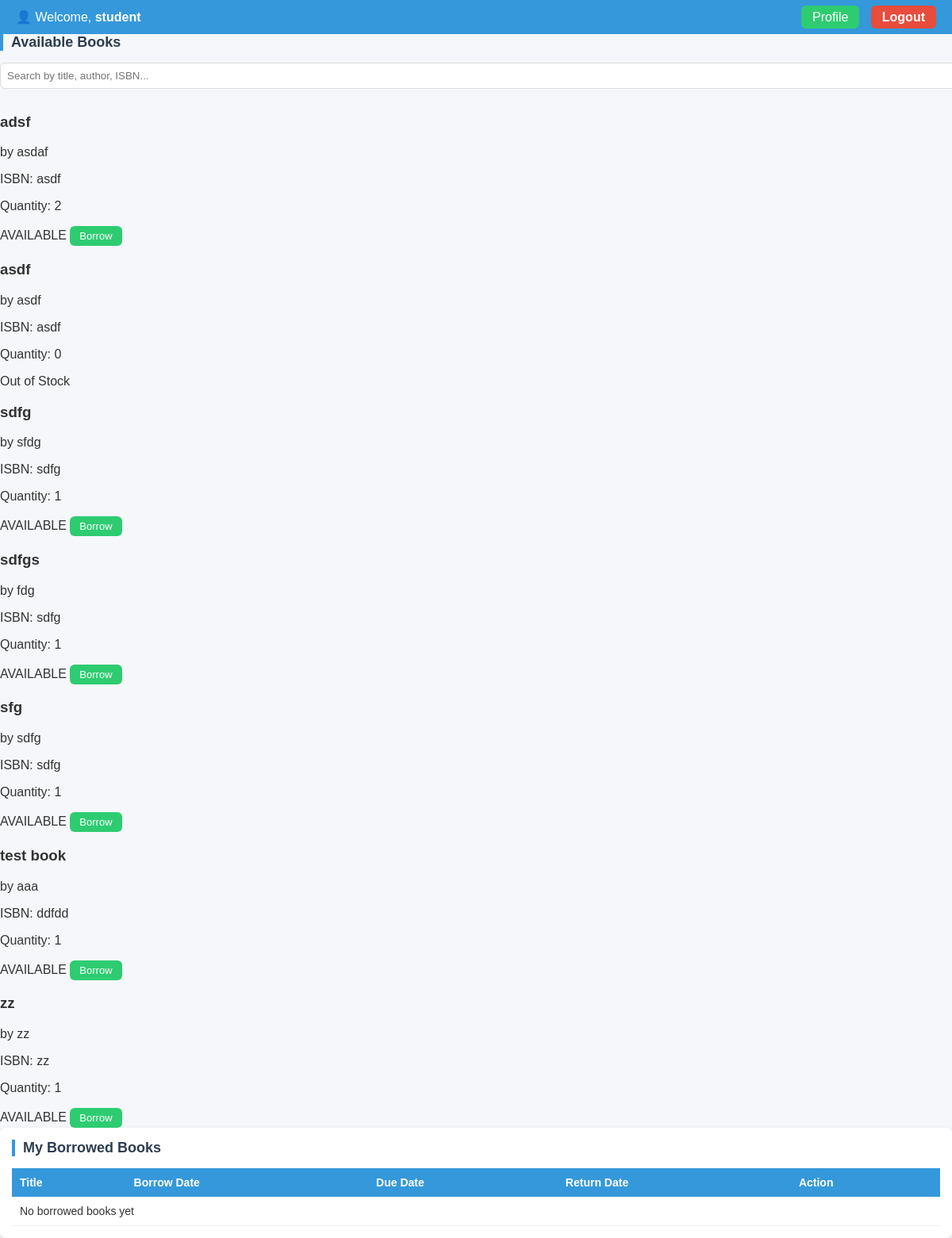
Page /View/student.php (signed in) on the committed database.
### tables this page shows
CREATE TABLE `users` (
  `id` int(11) NOT NULL,
  `full_name` varchar(128) NOT NULL,
  `username` varchar(255) NOT NULL,
  `email` varchar(255) NOT NULL,
  `password` varchar(255) NOT NULL,
  `role` varchar(50) NOT NULL,
  `reset_token` varchar(255) DEFAULT NULL,
  `token_expire` datetime DEFAULT NULL
);

CREATE TABLE `books` (
  `id` int(11) NOT NULL,
  `title` varchar(255) NOT NULL,
  `author` varchar(255) NOT NULL,
  `isbn` varchar(50) NOT NULL,
  `summary` text NOT NULL,
  `quantity` int(11) NOT NULL DEFAULT 1
);

### View/student.php (the view, shortened to what this page needs)
<?php
require_once("../Model/database.php");
$student_id = $_SESSION['user_id'];
$sqlUser = "SELECT full_name FROM users WHERE id = $student_id";
$userResult = $conn->query($sqlUser);
$user = $userResult->fetch_assoc();
$student_name = $user['full_name'];
?>
<!DOCTYPE html>
<html lang="en">
<head>
    <link rel="stylesheet" href="student.css">
</head>
<body>
    <div class="profile-bar">
        <div class="profile-info">
            👤 Welcome, <b><?php echo htmlspecialchars($student_name); ?></b>
        </div>
        <div>
            <a href="profile.php" class="profile-btn">Profile</a>
            <a href="../Controller/logout.php" class="logout-btn">Logout</a>
        </div>
    </div>
    <div class="available_book">
        <h2>Available Books</h2>
        <input type="text" id="searchInput" onkeyup="searchBooks()" placeholder="Search by title, author, ISBN...">
        <div class="book-container">
            <?php
            $sql = "SELECT * FROM books ORDER BY title ASC";
            $result = $conn->query($sql);
            if ($result->num_rows > 0) {
                while($row = $result->fetch_assoc()) {
                    echo "<div class='book-card'>
                            <h3 class='book-title'>{$row['title']}</h3>
                            <p class='book-author'>by {$row['author']}</p>
                            <p class='book-isbn'>ISBN: {$row['isbn']}</p>
                            <p class='book-qty'>Quantity: {$row['quantity']}</p>";
                    if ($row['quantity'] > 0) {
                        echo "<form action='../Controller/borrow_book.php' method='POST'>
                                <input type='hidden' name='book_id' value='{$row['id']}'>
                                <span class='status available'>AVAILABLE</span>
                                <button type='submit' class='request-btn'>Borrow</button>
                              </form>";
                    } else {
                        echo "<span class='status not-available'>Out of Stock</span>";
                    }
                    echo "</div>";
                }
            }
            ?>
        </div>
    </div>
    <div class="table-box">
        <h2>My Borrowed Books</h2>
        <table>
            <thead>
                <tr>
                    <th>Title</th>
                    <th>Borrow Date</th>
                    <th>Due Date</th>
                    <th>Return Date</th>
                    <th>Action</th>
                </tr>
            </thead>
            <tbody>
                <?php
                $sql = "SELECT bb.*, b.title
                        FROM borrowed_books bb
                        JOIN books b ON bb.book_id = b.id
                        WHERE bb.student_id = $student_id
                        ORDER BY bb.borrow_date DESC";
                $result = $conn->query($sql);
                if ($result->num_rows > 0) {
                    while($row = $result->fetch_assoc()) {
                        $rowClass = '';
                        if (is_null($row['return_date']) && strtotime($row['due_date']) < time()) {
                            $rowClass = "class='overdue'";
                        }
                        echo "<tr $rowClass>
                                <td>{$row['title']}</td>
                                <td>{$row['borrow_date']}</td>
                                <td>{$row['due_date']}</td>
                                <td>".($row['return_date'] ?? 'Not Returned')."</td>
                                <td>";
                        if (is_null($row['return_date'])) {
                            echo "<form action='../Controller/return_book.php' method='POST'>
                                    <input type='hidden' name='borrow_id' value='{$row['id']}'>
                                    <input type='hidden' name='book_id' value='{$row['book_id']}'>
                                    <button type='submit'>Return</button>
                                  </form>";
                        } else {
                            echo "✔ Returned";
                        }
                        echo "</td></tr>";
                    }
                } else {
                    echo "<tr><td colspan='5'>No borrowed books yet</td></tr>";
                }
                ?>
            </tbody>
        </table>
    </div>
</body>
</html>

### View/student.css (style rules this page uses)
body { font-family: Arial, sans-serif; background: #f5f7fa; margin: 0; padding: 0; color: #333; }
.profile-btn { background: #2ecc71; color: white; padding: 6px 14px; border-radius: 6px; text-decoration: none; margin-right: 10px; transition: 0.3s; }
.profile-bar { background: #3498db; color: #fff; padding: 12px 20px; display: flex; justify-content: space-between; align-items: center; }
.logout-btn { background: #e74c3c; color: white; padding: 6px 14px; border-radius: 6px; text-decoration: none; font-weight: bold; transition: 0.3s; }
.table-box { flex: 1; background: #fff; border-radius: 8px; padding: 15px; box-shadow: 0 2px 6px rgba(0,0,0,0.1); overflow-x: auto; }
h2 { margin: 0 0 15px; color: #2c3e50; font-size: 18px; border-left: 4px solid #3498db; padding-left: 10px; }
#searchInput { width: 100%; padding: 8px; margin-bottom: 12px; border: 1px solid #ddd; border-radius: 6px; }
table { width: 100%; border-collapse: collapse; font-size: 14px; }
thead { background: #3498db; color: #fff; }
thead th { padding: 10px; text-align: left; }
tbody td { padding: 10px; border-bottom: 1px solid #eee; }
button { padding: 5px 12px; background: #2ecc71; color: #fff; border: none; border-radius: 6px; cursor: pointer; font-size: 13px; transition: 0.3s; }

### rows in the picture
users: full_name "student"
books: title "adsf", author "asdaf", isbn "asdf", quantity "2"
books: title "asdf", author "asdf", isbn "asdf", quantity "0", shows "Out of Stock"
books: title "sdfg", author "sfdg", isbn "sdfg", quantity "1"
books: title "sdfgs", author "fdg", isbn "sdfg", quantity "1"
books: title "sfg", author "sdfg", isbn "sdfg", quantity "1"
books: title "test book", author "aaa", isbn "ddfdd", quantity "1"
books: title "zz", author "zz", isbn "zz", quantity "1"
